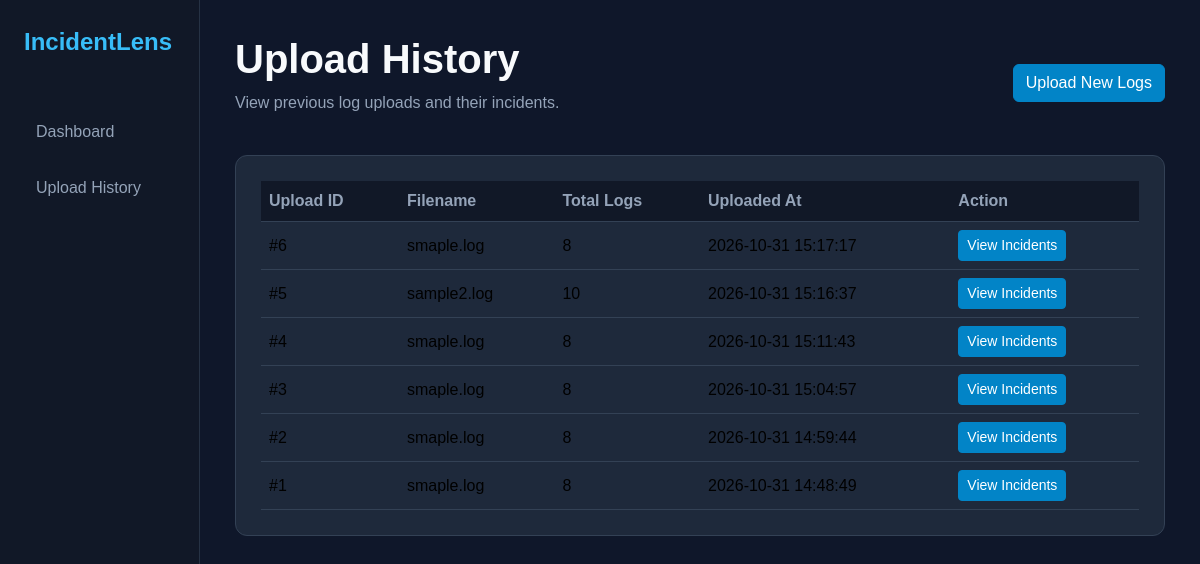
Page /history on the earlier database version.
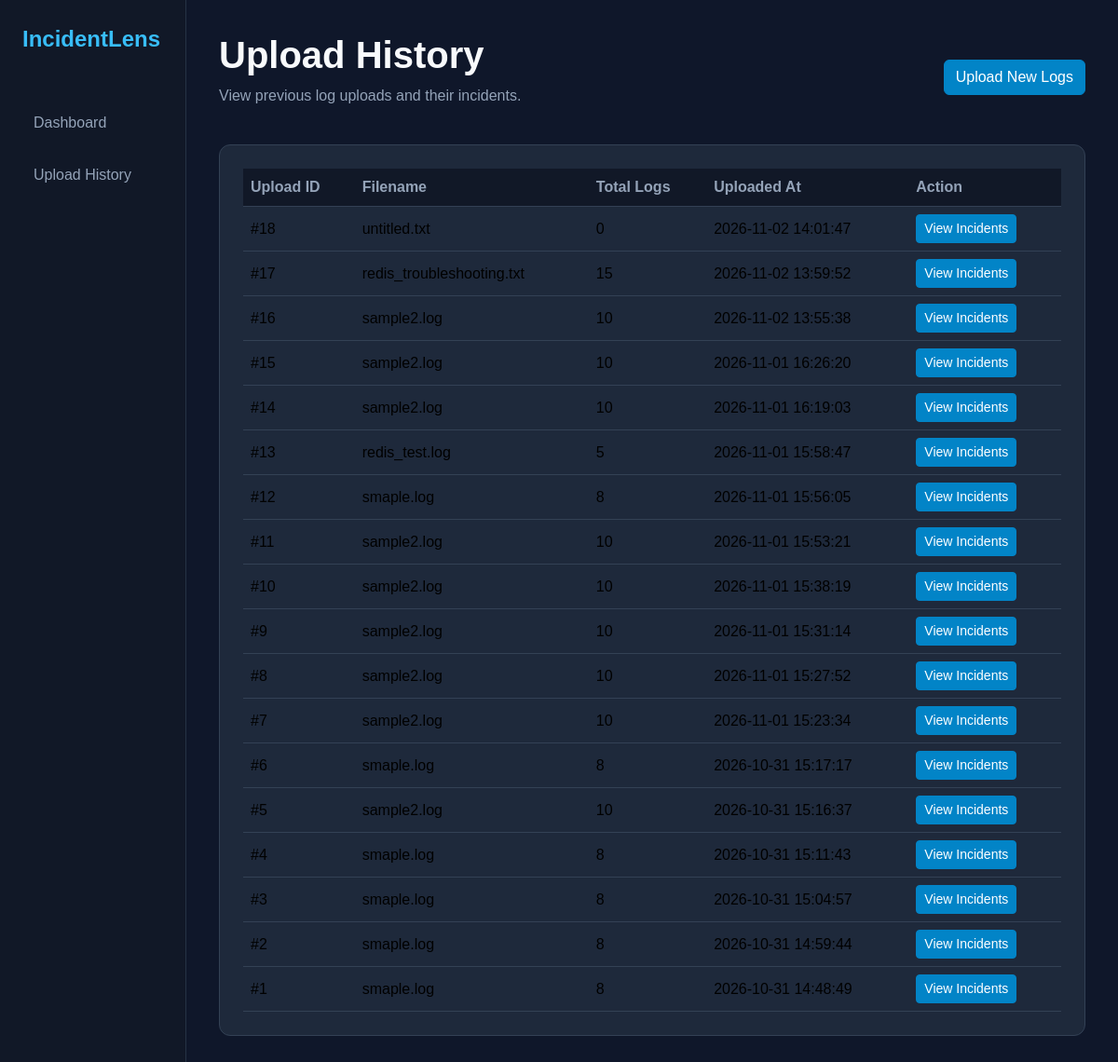
Same page on the later database version.
### tables this page shows
CREATE TABLE uploads (
            id INTEGER PRIMARY KEY AUTOINCREMENT,
            filename TEXT,
            total_logs INTEGER,
            created_at TIMESTAMP DEFAULT CURRENT_TIMESTAMP
        );

### app.py (the view)
@app.route("/history")
def history():
    uploads = get_upload_history()
    return render_template(
        "history.html",
        uploads=uploads
    )

### database.py (called while the page is built)
def get_upload_history():
    conn = sqlite3.connect(DATABASE)
    cursor = conn.cursor()
    cursor.execute("""
        SELECT id, filename, total_logs, created_at
        FROM uploads
        ORDER BY created_at DESC
    """)
    uploads = cursor.fetchall()
    conn.close()
    return uploads

### templates/history.html (shortened to what this page needs)
<!DOCTYPE html>
<html lang="en">
<head>
    <link
        href="https://cdn.jsdelivr.net/npm/bootstrap@5.3.3/dist/css/bootstrap.min.css"
        rel="stylesheet"
    >
</head>
<body>
<div class="container-fluid">
    <div class="row">
        <div class="col-md-2 sidebar p-4">
            <div class="brand mb-5">
                IncidentLens
            </div>
            <a href="/">Dashboard</a>
            <a href="/history">Upload History</a>
        </div>
        <div class="col-md-10 main-content">
            <div class="d-flex justify-content-between align-items-center mb-4">
                <div>
                    <h1 class="section-title">
                        Upload History
                    </h1>
                    <p class="text-muted-custom">
                        View previous log uploads and their incidents.
                    </p>
                </div>
                <a href="/" class="btn btn-primary">
                    Upload New Logs
                </a>
            </div>
            <div class="history-card">
                <div class="table-responsive">
                    <table class="table table-hover mb-0">
                        <thead>
                            <tr>
                                <th>Upload ID</th>
                                <th>Filename</th>
                                <th>Total Logs</th>
                                <th>Uploaded At</th>
                                <th>Action</th>
                            </tr>
                        </thead>
                        <tbody>
                            {% for upload in uploads %}
                            <tr>
                                <td>
                                    #{{ upload[0] }}
                                </td>
                                <td>
                                    {{ upload[1] }}
                                </td>
                                <td>
                                    {{ upload[2] }}
                                </td>
                                <td>
                                    {{ upload[3] }}
                                </td>
                                <td>
                                    <a
                                        href="/incidents/{{ upload[0] }}"
                                        class="btn btn-sm btn-primary"
                                    >
                                        View Incidents
                                    </a>
                                </td>
                            </tr>
                            {% endfor %}
                        </tbody>
                    </table>
                </div>
            </div>
        </div>
    </div>
</div>
</body>
</html>

### templates/history.html (style rules this page uses)
body { background-color: #0f172a; color: #e2e8f0; font-family: Arial, sans-serif; }
.sidebar { background-color: #111827; min-height: 100vh; border-right: 1px solid #263244; }
.brand { color: #38bdf8; font-size: 24px; font-weight: bold; }
.sidebar a { display: block; color: #94a3b8; text-decoration: none; padding: 12px; border-radius: 8px; margin-bottom: 8px; }
.main-content { padding: 35px; }
.history-card { background-color: #1e293b; border: 1px solid #334155; border-radius: 12px; padding: 25px; }
.table { color: #e2e8f0; }
.table thead th { color: #94a3b8; background-color: #111827; border-color: #334155; }
.table tbody td { background-color: #1e293b; border-color: #334155; vertical-align: middle; }
.section-title { color: #f8fafc; font-weight: bold; }
.text-muted-custom { color: #94a3b8; }
.btn-primary { background-color: #0284c7; border-color: #0284c7; }

Differences in the rows shown:
added uploads: id "18", filename "untitled.txt", total_logs "0", created_at "2026-11-02 14:01:47"
added uploads: id "17", filename "redis_troubleshooting.txt", total_logs "15", created_at "2026-11-02 13:59:52"
added uploads: id "16", filename "sample2.log", total_logs "10", created_at "2026-11-02 13:55:38"
added uploads: id "15", filename "sample2.log", total_logs "10", created_at "2026-11-01 16:26:20"
added uploads: id "14", filename "sample2.log", total_logs "10", created_at "2026-11-01 16:19:03"
added uploads: id "13", filename "redis_test.log", total_logs "5", created_at "2026-11-01 15:58:47"
added uploads: id "12", filename "smaple.log", total_logs "8", created_at "2026-11-01 15:56:05"
added uploads: id "11", filename "sample2.log", total_logs "10", created_at "2026-11-01 15:53:21"
added uploads: id "10", filename "sample2.log", total_logs "10", created_at "2026-11-01 15:38:19"
added uploads: id "9", filename "sample2.log", total_logs "10", created_at "2026-11-01 15:31:14"
added uploads: id "8", filename "sample2.log", total_logs "10", created_at "2026-11-01 15:27:52"
added uploads: id "7", filename "sample2.log", total_logs "10", created_at "2026-11-01 15:23:34"
